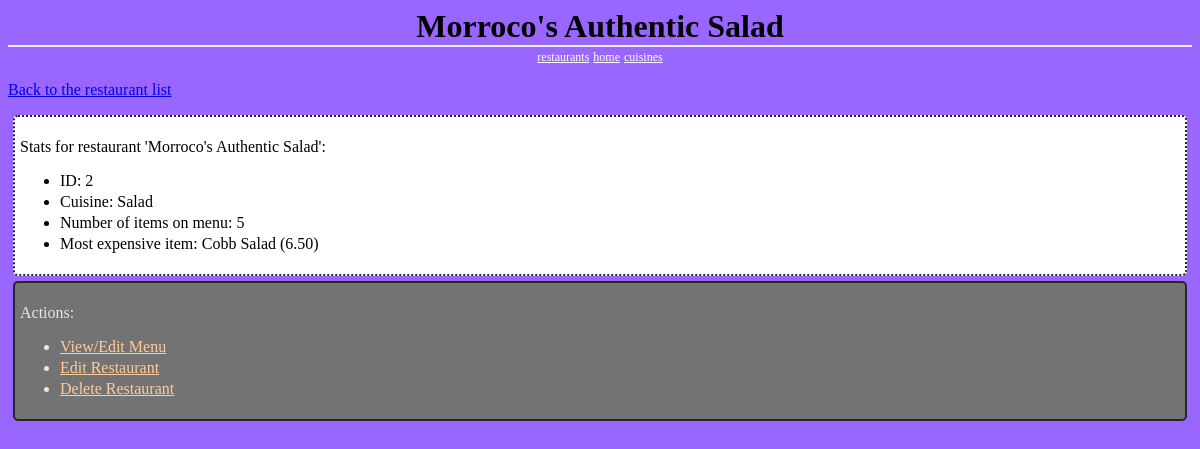
The app's page /restaurants/2/, older data.
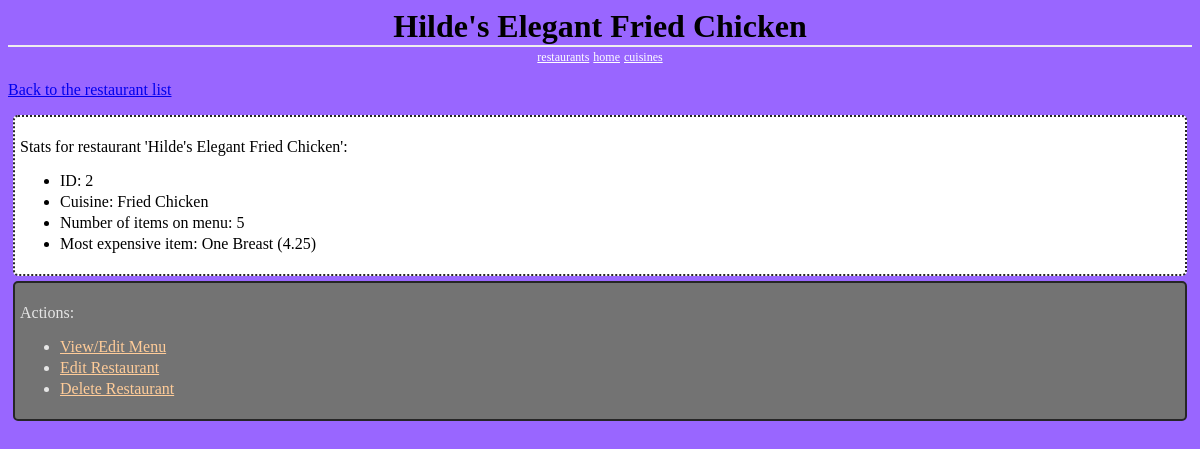
The same page, newer data.
### database_setup.py (models this page shows, shortened)
class Restaurant(Base):
	__tablename__ = 'restaurant'
	id = Column(Integer, primary_key=True)
	name = Column(String(250), nullable=False)
	cuisine_id = Column(Integer, ForeignKey('cuisine.id'))
	user_id = Column(Integer, ForeignKey('user.id'))
	picture = Column(LargeBinary, nullable=False)
	cuisine = relationship(Cuisine)
	user = relationship(User)

class Cuisine(Base):
	__tablename__ = 'cuisine'
	id = Column(Integer, primary_key=True)
	name = Column(String(80), nullable=False, unique=True)

class RestaurantMenuItem(Base):
	__tablename__ = 'restaurant_menu_item'
	name = Column(String(80), nullable=False)
	id = Column(Integer, primary_key=True)
	description = Column(String(250), nullable=False)
	price = Column(Float, nullable=False)
	picture = Column(LargeBinary, nullable=False)
	restaurant_id = Column(Integer, ForeignKey('restaurant.id'))
	baseMenuItem_id = Column(Integer, ForeignKey('base_menu_item.id'))
	menuSection_id = Column(Integer, ForeignKey('menu_section.id'))
	restaurant = relationship(Restaurant)
	baseMenuItem = relationship(BaseMenuItem)
	menuSection = relationship(MenuSection)
	CheckConstraint('price >= 0')

### project.py (the view)
@app.route('/restaurants/<int:restaurant_id>/')
def restaurant(restaurant_id):
        restaurant = RestaurantManager.getRestaurant(restaurant_id)
        restaurantMenuItems = RestaurantManager.\
                              getRestaurantMenuItems(restaurant_id=restaurant_id)
        cuisine = RestaurantManager.getCuisine(cuisine_id=restaurant.cuisine_id)
        numMenuItems = len(restaurantMenuItems)
        if numMenuItems > 0:
            mostExpensiveItem = restaurantMenuItems[0]
            for item in restaurantMenuItems:
                if item.price > mostExpensiveItem.price:
                    mostExpensiveItem = item
                    mostExpensiveItem.price = Decimal(mostExpensiveItem.price).quantize(Decimal('0.01'))
            mostExpensiveItem.price = Decimal(mostExpensiveItem.price).quantize(Decimal('0.01'))
        else:
            mostExpensiveItem = RestaurantManager.\
                                getBaseMenuItem(baseMenuItem_id=-1)
            mostExpensiveItem.name = 'N/A'
            mostExpensiveItem.price = 'N/A'
        return render_template('Restaurant.html',
                               restaurant=restaurant,
                               numMenuItems=numMenuItems,
                               mostExpensiveItem=mostExpensiveItem,
                               cuisine=cuisine)

### RestaurantManager.py (called while the page is built)
def getRestaurantDBSession():
    engine = create_engine('sqlite:///restaurants.db')
    Base.metadata.bind = engine
    DBSession = sessionmaker(bind=engine)
    session = DBSession()
    return session

def getRestaurant(rest_id):
    session = getRestaurantDBSession()
    restaurant = session.query(Restaurant).\
                 filter_by(id=rest_id).first()
    session.close()
    return restaurant

def getCuisine(cuisine_id=None, name=None):
    session = getRestaurantDBSession()
    if cuisine_id is not None:
        cuisine  = session.query(Cuisine).filter_by(id=cuisine_id).first()
    elif name is not None:
        cuisine = session.query(Cuisine).filter_by(name=name).first()
    session.close()
    return cuisine

### templates/Restaurant.html (shortened to what this page needs)
<html>
<head>
	<link rel=stylesheet type=text/css href="{{url_for('static',
											           filename='Restaurants.css')}}">
</head>
<body>
	<h1 class='header'>
		{{restaurant.name}}
	</h1>
	<div class='homeLinks'>
		<a href="{{url_for('restaurants')}}">restaurants</a>
		<a href="{{url_for('restaurantManagerIndex')}}">home</a>
		<a href="{{url_for('cuisines')}}">cuisines</a>
	</div>
	<p>
		<a class='back' href="{{url_for('restaurants')}}">
			Back to the restaurant list
		</a>
	</p>
	<div class='stats'>
		<p>
			Stats for restaurant '{{restaurant.name}}':
		</p>
		<ul>
			<li>ID: {{restaurant.id}}</li>
			<li>Cuisine: {{cuisine.name}}</li>
			<li>Number of items on menu: {{numMenuItems}}</li>
			<li>Most expensive item: {{mostExpensiveItem.name}}
				({{mostExpensiveItem.price}})</li>
		</ul>
	</div>
	<div class='list'>
	<p>Actions:</p>
	<ul>
		<li><a class='actionLink' href="{{url_for('restaurantMenu',
							   restaurant_id=restaurant.id)}}">
			View/Edit Menu</a>
		</li>
		<li><a class='actionLink' href="{{url_for('editRestaurant',
							   restaurant_id=restaurant.id)}}">
			Edit Restaurant</a>
		</li>
		<li><a class='actionLink' href="{{url_for('deleteRestaurant',
							   restaurant_id=restaurant.id)}}">
			Delete Restaurant</a>
		</li>
	</ul>
</body>
</html>

### static/Restaurants.css (style rules this page uses)
body { font-family: serif; background-color: #9966ff; }
li { margin: 0 0 3px 0; }
.header { left: 50%; text-align: center; font-family: 'Georgia', serif; border-bottom: 2px solid #eee; margin: 0; }
.homeLinks { left: 50%; text-align: center; }
.list { border: 2px solid; border-radius: 5px; padding: 5px; margin: 5px; border-color: #262626; background-color: #737373; color: #e6e6e6; }
.stats { border: 2px dotted; border-radius: 5px; padding: 5px; margin: 5px; border-color: #262626; background-color: #ffffff; color: #000000; }
.actionLink { color: #ffcc99; }
.homeLinks a { font-family: 'Georgia', serif; color: #ffffff; font-size: .75em; }

Row changes from the older to the newer data that the page shows:
no longer on this page (row unchanged): Cuisine: name "Salad"
changed Restaurant id 2: name "Morroco's Authentic Salad" → "Hilde's Elegant Fried Chicken"
now on this page (row unchanged): Cuisine: name "Fried Chicken"
changed RestaurantMenuItem: name "Cobb Salad" → "One Breast"; price "6.50" → "4.25"
